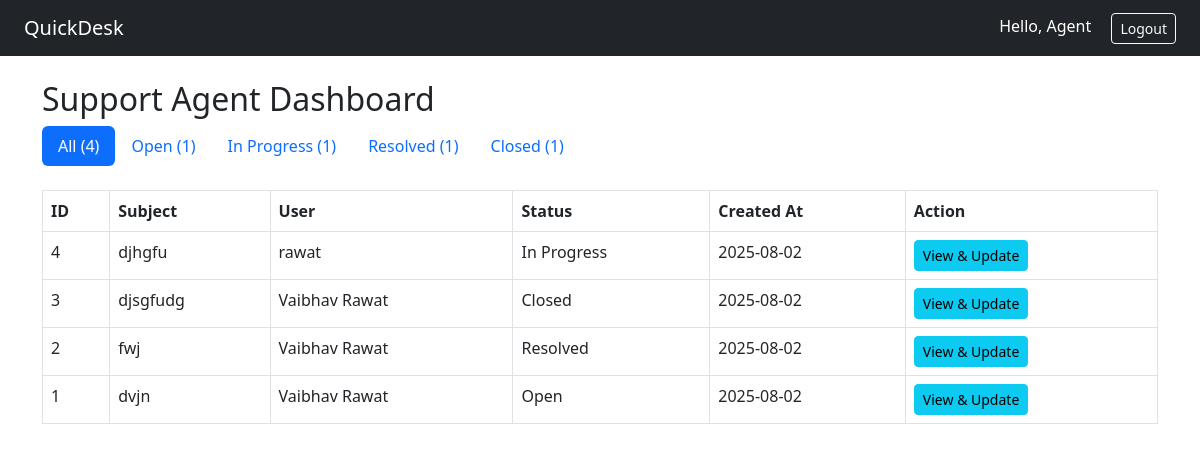
Page /agent (signed in) on the earlier database version.
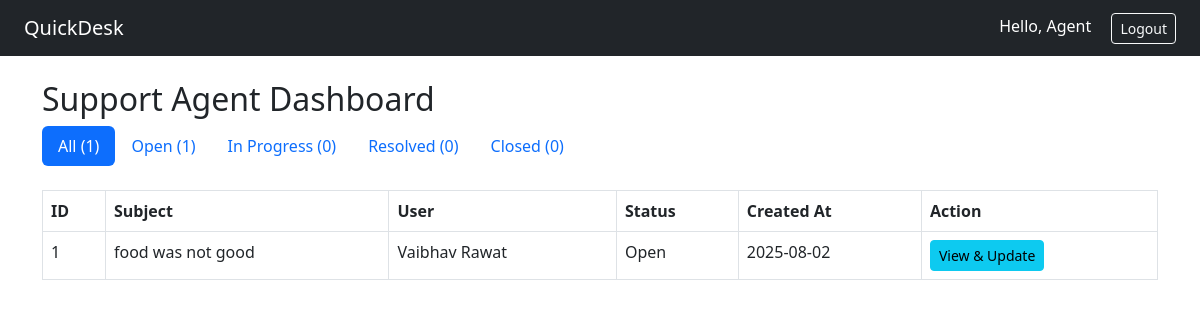
Same page on the later database version.
### app.py (models this page shows, shortened)
class User(db.Model, UserMixin):
    id = db.Column(db.Integer, primary_key=True)
    email = db.Column(db.String(150), unique=True, nullable=False)
    name = db.Column(db.String(150), nullable=False)
    password_hash = db.Column(db.String(200), nullable=False)
    role = db.Column(db.String(50), default='user')
    is_active = db.Column(db.Boolean, default=True)
    tickets = db.relationship('Ticket', backref='owner', lazy=True)
    replies = db.relationship('TicketReply', backref='author', lazy=True)

class Ticket(db.Model):
    id = db.Column(db.Integer, primary_key=True)
    subject = db.Column(db.String(200), nullable=False)
    description = db.Column(db.Text, nullable=False)
    category = db.Column(db.String(100), nullable=False)
    attachment = db.Column(db.String(200))
    status = db.Column(db.String(50), default='Open')
    user_id = db.Column(db.Integer, db.ForeignKey('user.id'), nullable=False)
    user_name = db.Column(db.String(150), nullable=False)  # ✅ store user name
    created_at = db.Column(db.DateTime, default=datetime.utcnow)
    replies = db.relationship('TicketReply', backref='ticket', lazy=True)

### app.py (the view)
@app.route('/agent')
@login_required
@role_required('agent')
def agent_dashboard():
    status_filter = request.args.get('status')
    if status_filter and status_filter != 'all':
        tickets = Ticket.query.filter_by(status=status_filter).order_by(Ticket.created_at.desc()).all()
    else:
        tickets = Ticket.query.order_by(Ticket.created_at.desc()).all()
    all_count = Ticket.query.count()
    open_count = Ticket.query.filter_by(status='Open').count()
    inprogress_count = Ticket.query.filter_by(status='In Progress').count()
    resolved_count = Ticket.query.filter_by(status='Resolved').count()
    closed_count = Ticket.query.filter_by(status='Closed').count()
    return render_template('agent_dashboard.html', tickets=tickets,
                           all_count=all_count, open_count=open_count,
                           inprogress_count=inprogress_count,
                           resolved_count=resolved_count,
                           closed_count=closed_count,
                           current_status=status_filter or 'all')

### app.py (called while the page is built)
@login_manager.user_loader
def load_user(user_id):
    return User.query.get(int(user_id))

def role_required(role_name):
    def wrapper(f):
        @wraps(f)
        def decorated_function(*args, **kwargs):
            if not current_user.is_authenticated or current_user.role != role_name:
                flash("Access denied.", "warning")
                return redirect(url_for('dashboard'))
            return f(*args, **kwargs)
        return decorated_function
    return wrapper

### templates/agent_dashboard.html
{% extends 'base.html' %}
{% block content %}
<h2>Support Agent Dashboard</h2>
<ul class="nav nav-pills mb-4">
  <li class="nav-item">
    <a class="nav-link {% if current_status == 'all' %}active{% endif %}" href="{{ url_for('agent_dashboard', status='all') }}">
      All ({{ all_count }})
    </a>
  </li>
  <li class="nav-item">
    <a class="nav-link {% if current_status == 'Open' %}active{% endif %}" href="{{ url_for('agent_dashboard', status='Open') }}">
      Open ({{ open_count }})
    </a>
  </li>
  <li class="nav-item">
    <a class="nav-link {% if current_status == 'In Progress' %}active{% endif %}" href="{{ url_for('agent_dashboard', status='In Progress') }}">
      In Progress ({{ inprogress_count }})
    </a>
  </li>
  <li class="nav-item">
    <a class="nav-link {% if current_status == 'Resolved' %}active{% endif %}" href="{{ url_for('agent_dashboard', status='Resolved') }}">
      Resolved ({{ resolved_count }})
    </a>
  </li>
  <li class="nav-item">
    <a class="nav-link {% if current_status == 'Closed' %}active{% endif %}" href="{{ url_for('agent_dashboard', status='Closed') }}">
      Closed ({{ closed_count }})
    </a>
  </li>
</ul>
<table class="table table-bordered">
  <thead>
    <tr>
      <th>ID</th>
      <th>Subject</th>
      <th>User</th>
      <th>Status</th>
      <th>Created At</th>
      <th>Action</th>
    </tr>
  </thead>
  <tbody>
    {% for ticket in tickets %}
    <tr>
      <td>{{ ticket.id }}</td>
      <td>{{ ticket.subject }}</td>
      <td>{{ ticket.user_name }}</td>
      <td>{{ ticket.status }}</td>
      <td>{{ ticket.created_at.strftime('%Y-%m-%d') }}</td>
      <td>
        <a href="{{ url_for('agent_ticket_detail', ticket_id=ticket.id) }}" class="btn btn-sm btn-info">View & Update</a>
      </td>
    </tr>
    {% else %}
    <tr><td colspan="6" class="text-center">No tickets found for this status.</td></tr>
    {% endfor %}
  </tbody>
</table>
{% endblock %}

### templates/base.html (shortened to what this page needs)
<!DOCTYPE html>
<html lang="en">
<head>
  <link href="https://cdn.jsdelivr.net/npm/bootstrap@5.3.0/dist/css/bootstrap.min.css" rel="stylesheet">
</head>
<body>
  <nav class="navbar navbar-expand-lg navbar-dark bg-dark px-4">
    <a class="navbar-brand" href="{{ url_for('dashboard') }}">QuickDesk</a>
    <div class="ms-auto">
      {% if current_user.is_authenticated %}
        <span class="text-white me-3">Hello, {{ current_user.name }}</span>
        <a class="btn btn-outline-light btn-sm" href="{{ url_for('logout') }}">Logout</a>
      {% else %}
        <a class="btn btn-outline-light btn-sm" href="{{ url_for('login') }}">Login</a>
      {% endif %}
    </div>
  </nav>
  <div class="container mt-4">
    {% block content %}{% endblock %}
  </div>
</body>
</html>

Differences in the rows shown:
removed Ticket: id "4", subject "djhgfu", user_name "rawat", status "In Progress", created_at "2025-08-02"
removed Ticket: id "3", subject "djsgfudg", user_name "Vaibhav Rawat", status "Closed", created_at "2025-08-02"
removed Ticket: id "2", subject "fwj", user_name "Vaibhav Rawat", status "Resolved", created_at "2025-08-02"
changed Ticket "Vaibhav Rawat": subject "dvjn" → "food was not good"
Other differences:
{{ all_count }}: "4" → "1"
{{ inprogress_count }}: "1" → "0"
{{ resolved_count }}: "1" → "0"
{{ closed_count }}: "1" → "0"
